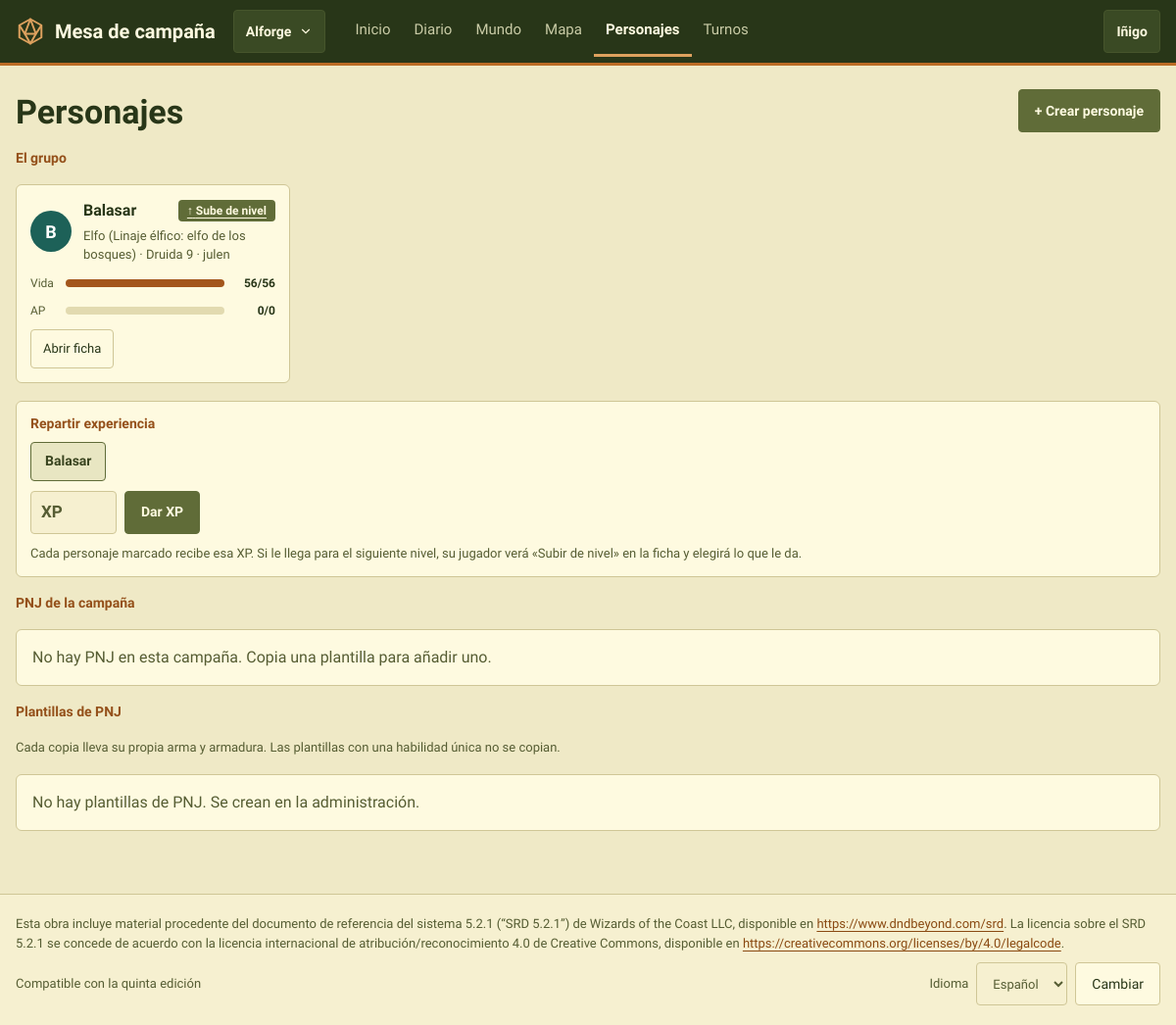
Page /c/3/personajes/ (signed in) on the earlier database version.
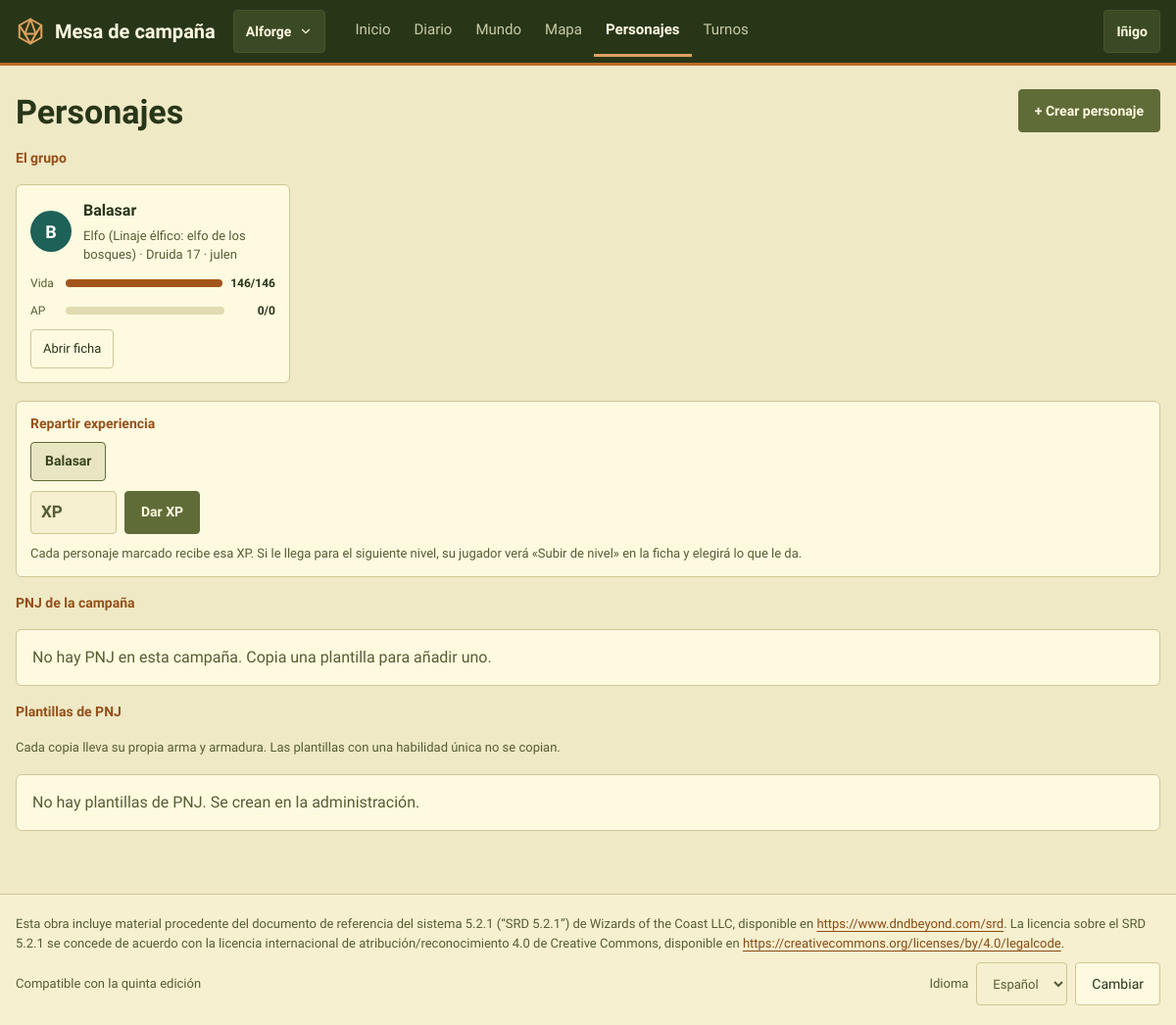
Same page on the later database version.
### CampaignManager/models.py (models this page shows, shortened)
class Character(models.Model):
    class Status(models.TextChoices):
        PENDIENTE = "pendiente", "Pendiente"
        APROBADO = "aprobado", "Aprobado"
    name = models.CharField(max_length=100)
    xp = models.IntegerField(default=0)
    level = models.PositiveSmallIntegerField(
        default=1,
        validators=[MinValueValidator(1), MaxValueValidator(rules.MAX_LEVEL)],
        help_text="Level reached. It can be behind the XP until the player levels up",
    )
    hp = models.IntegerField(help_text="Maximum hit points")
    temp_hp = models.IntegerField(help_text="Current hit points")
    ac = models.IntegerField(help_text="Armor class")
    temp_ap = models.IntegerField(default=0, help_text="Current armor points")
    inspiration = models.IntegerField(default=0)
    strength = models.IntegerField()
    dexterity = models.IntegerField()
    constitution = models.IntegerField()
    intelligence = models.IntegerField()
    wisdom = models.IntegerField()
    charisma = models.IntegerField()
    portrait = models.ImageField(upload_to="retratos/", blank=True)
    background = models.TextField(blank=True)
    notes = models.TextField(blank=True, help_text="The player's own notes")
    status = models.CharField(max_length=10, choices=Status.choices, default=Status.APROBADO)
    dead = models.BooleanField(default=False)
    knocked_down_in = models.ForeignKey(
        "Encounter", on_delete=models.SET_NULL, null=True, blank=True, related_name="+",
        help_text="The fight in which the character was last knocked down",
    )
    magic_points = models.PositiveIntegerField(default=0)
    magic_points_bonus = models.IntegerField(
        default=0, help_text="The master's adjustment to the magic points the class gives at this level (can be negative)")
    player = models.ForeignKey(User, on_delete=models.SET_NULL, null=True, blank=True)
    char_class = models.ForeignKey("CharacterClass", on_delete=models.PROTECT)
    subclass = models.ForeignKey("Subclass", on_delete=models.PROTECT, null=True, blank=True)
    race = models.ForeignKey("Race", on_delete=models.PROTECT)
    subrace = models.ForeignKey("Subrace", on_delete=models.PROTECT, null=True, blank=True)
    campaigns = models.ManyToManyField("Campaign", blank=True, related_name="characters")
    is_npc = models.BooleanField(default=False)
    template = models.ForeignKey(
        "self",
        on_delete=models.CASCADE,
        null=True,
        blank=True,
        related_name="copies",
        limit_choices_to={"is_npc": True, "template__isnull": True},
        help_text="Only for NPC copies: the NPC template this character was made from",
    )
    abilities = models.ManyToManyField("Ability", through="CharacterAbility", blank=True)
    spells = models.ManyToManyField("Spell", blank=True)
    items = models.ManyToManyField("Item", through="Inventory")
    effects = models.ManyToManyField("Effect", through="ActiveEffect")
    class Meta:
        ordering = ["name"]
        indexes = [models.Index(fields=["is_npc", "status"])]
        constraints = [
            models.CheckConstraint(
                condition=models.Q(template__isnull=True) | models.Q(is_npc=True),
                name="template_only_for_npcs",
                violation_error_message="Only NPCs can have a template.",
            ),
            models.CheckConstraint(
                condition=models.Q(level__gte=1, level__lte=rules.MAX_LEVEL),
                name="level_from_1_to_max",
            ),
        ]
    @property
    def xp_level(self):
        return rules.level_for_xp(self.xp)
    @property
    def can_level_up(self):
        return self.xp_level > self.level
    @property
    def equipped_armor(self):
        return Armor.objects.filter(equipped=True, item__inventory__character=self).select_related("armor_type", "item").first()
    @property
    def max_ap(self):
        armor = self.equipped_armor
        return armor.ap + armor.armor_type.ap if armor else 0

class Race(models.Model):
    name = models.CharField(max_length=100)
    description = models.TextField(blank=True)
    speed = models.IntegerField(help_text="In meters")
    abilities = models.ManyToManyField("Ability", through="RaceAbility")

class Subrace(models.Model):
    name = models.CharField(max_length=100)
    description = models.TextField(blank=True)
    race = models.ForeignKey("Race", on_delete=models.CASCADE, related_name="subraces")
    abilities = models.ManyToManyField("Ability", through="SubraceAbility")

class CharacterClass(models.Model):
    class Magic(models.TextChoices):
        COMPLETA = "completa", "Lanzador completo"
        MEDIA = "media", "Medio lanzador"
        PACTO = "pacto", "Magia de pacto"
        NINGUNA = "ninguna", "Sin magia"
    name = models.CharField(max_length=100)
    primary_ability = models.CharField(max_length=50)
    description = models.TextField(blank=True)
    magic = models.CharField(max_length=10, choices=Magic.choices, default=Magic.NINGUNA,
                             help_text="Gives the character's magic points at each level")
    abilities = models.ManyToManyField("Ability", through="ClassAbility")
    spells = models.ManyToManyField("Spell", blank=True)
    class Meta:
        verbose_name_plural = "character classes"

class User(AbstractUser):
    pass

### CampaignManager/views_characters.py (the view)
class CharacterListView(CampaignMemberMixin, TemplateView):
    template_name = "characters.html"
    def get_context_data(self, **kwargs):
        context = super().get_context_data(**kwargs)
        campaign, user = self.campaign, self.request.user
        in_campaign = Character.objects.filter(campaigns=campaign).select_related(
            "race", "subrace", "char_class", "subclass", "player")
        pcs = in_campaign.filter(is_npc=False)
        if not self.is_master:
            pcs = pcs.filter(Q(status=Character.Status.APROBADO) | Q(player=user))
        pcs = list(pcs.order_by("-status", "name"))  # «pendiente» first
        for character in pcs:
            character.can_edit = can_edit_character(user, character, campaign)
        context["party"] = pcs
        if self.is_master:
            context["skill_requests"] = list(UniqueSkill.objects.filter(
                status=UniqueSkill.Status.PENDIENTE, character__campaigns=campaign).select_related("character__player")
                .distinct().order_by("updated_at"))
            context["xp_party"] = [c for c in pcs if c.status == Character.Status.APROBADO]
            with_character = {c.player_id for c in pcs}
            context["no_character"] = [u for u in campaign.players.order_by("username") if u.pk not in with_character]
            context["npcs"] = list(in_campaign.filter(is_npc=True).select_related("template").order_by("name"))
            context["templates"] = [{
                "character": t,
                "copies": t.copies.filter(campaigns=campaign).count(),
                "unique": t.characterability_set.filter(ability__unique=True).exists(),
                "general": not t.campaigns.exists(),
            } for t in npc_templates_for(campaign).select_related("race", "char_class").order_by("name")]
            context["encounter"] = active_encounter(campaign)
        return context

### CampaignManager/campaign_models.py (called while the page is built)
    def visible_for(self, user, campaign):
        qs = self.filter(scene__campaign=campaign)
        if campaign.is_master(user):
            return qs
        return qs.filter(
            models.Q(whisper_to__isnull=True) | models.Q(author=user) | models.Q(whisper_to__player=user)
        )

### CampaignManager/models.py (called while the page is built)
    def _role(self, user):
        if not user.is_authenticated:
            return None
        cache = self.__dict__.setdefault("_roles", {})
        if user.pk not in cache:
            if self.masters.filter(pk=user.pk).exists():
                cache[user.pk] = "master"
            elif self.players.filter(pk=user.pk).exists():
                cache[user.pk] = "player"
            else:
                cache[user.pk] = None
        return cache[user.pk]

    def is_master(self, user):
        return self._role(user) == "master"

    def is_member(self, user):
        return self._role(user) is not None

### CampaignManager/permissions.py (called while the page is built)
def get_campaign_for(user, campaign_id):
    campaign = get_object_or_404(Campaign, pk=campaign_id)
    if not campaign.is_member(user):
        raise Http404("No es una de tus campañas.")
    return campaign

### CampaignManager/templatetags/mesa.py (called while the page is built)
@register.filter
def initial(name):
    return (name or "?").strip()[:1].upper()

### CampaignManager/templates/characters.html (shortened to what the changed rows need)
{% extends "base.html" %}
{% load i18n mesa %}
{% block content %}
<section class="pila" aria-labelledby="h-personajes">
    <div class="cabeza-seccion">
        <h1 id="h-personajes">{% translate "Personajes" %}</h1>
    </div>
    <h2 class="rotulo">{% translate "El grupo" %}</h2>
    <div class="rejilla">
        {% for c in party %}
        <article class="tarjeta compacta">
            <div class="miembro" style="padding:0">
                <span class="avatar" style="background:{{ c|avatar_color }}">{% if c.portrait %}<img src="{{ c.portrait.url }}" alt="">{% else %}{{ c.name|initial }}{% endif %}</span>
                <span class="miembro-datos">
                    <span class="fila-s" style="justify-content:space-between"><b>{{ c.name }}</b>
                        {% if c.status == "pendiente" %}<span class="pastilla p-ambar">{% translate "Pendiente" %}</span>
                        {% elif c.can_edit and c.can_level_up %}<a class="pastilla p-acento" href="{% url 'level_up' campaign.pk c.pk %}"><span aria-hidden="true">↑</span> {% translate "Sube de nivel" %}</a>{% endif %}</span>
                    <span class="pequeno atenuado">{{ c.race.name }}{% if c.subrace %} ({{ c.subrace.name }}){% endif %} · {{ c.char_class.name }} {{ c.level }}{% if c.player %} · {{ c.player.username }}{% endif %}</span>
                </span>
            </div>
            <div class="medidor"><span style="min-width:28px">{% translate "Vida" %}</span><span class="barra vida"><span style="width:{% pct c.temp_hp c.hp %}%"></span></span><b>{{ c.temp_hp }}/{{ c.hp }}</b></div>
            <div class="medidor"><span style="min-width:28px">AP</span><span class="barra ap"><span style="width:{% pct c.temp_ap c.max_ap %}%"></span></span><b>{{ c.temp_ap }}/{{ c.max_ap }}</b></div>
            <div class="fila-s">
                <a class="btn btn-pequeno" href="{% url 'sheet' campaign.pk c.pk %}">{% if c.can_edit %}{% translate "Abrir ficha" %}{% else %}{% translate "Ver ficha" %}{% endif %}</a>
            </div>
        </article>
        {% empty %}
        <p class="atenuado">{% translate "El grupo todavía no tiene personajes." %}</p>
        {% endfor %}
    </div>
    {% if is_master and xp_party %}
    <form method="post" action="{% url 'party_xp' campaign.pk %}" class="tarjeta compacta" aria-labelledby="h-xp">{% csrf_token %}
        <h2 id="h-xp" class="rotulo">{% translate "Repartir experiencia" %}</h2>
        <fieldset class="fila-s" style="border:0;padding:0;margin:0">
            {% for c in xp_party %}<label class="chip"><input type="checkbox" name="personajes" value="{{ c.pk }}" checked>{{ c.name }}</label>{% endfor %}
        </fieldset>
    </form>
    {% endif %}
    {% if is_master %}
    <h2 class="rotulo">{% translate "PNJ de la campaña" %}</h2>
    <h2 class="rotulo">{% translate "Plantillas de PNJ" %}</h2>
    {% endif %}
</section>
{% endblock %}

Differences in the rows shown:
changed Character "Balasar": level "9" → "17"; temp_hp "56" → "146"; hp "56" → "146"; xp 64250 → 264250 (drawn); translate "Sube de nivel" → (not shown)
